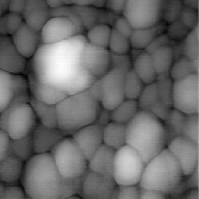
%> input picture demo/07-image-segmentation/afmsurf.tif, 199 x 199 px
$ octave imWaterShedDemo.m   (GNU Octave 9; MATLAB toolbox functions it lacks are replaced by stand-ins)
%> lines starting %> are read from the running program, lines starting %| are printed output that depends on the picture; in (x1, y1, x2, y2) boxes, pixels count from 0 and x2, y2 are one past the last pixel; in counts of white or black regions, pixels touching at a corner belong together; the program's own positions count from 1
%Segemtation using WaterShed
%MatLab demo
%HKa Feb. 2015

clear, close all;

%Load and show
I = imread('afmsurf.tif');
%> I is the input picture: size 199x199 uint8; min 3, max 254, mean 103.3
%I=imread('rice.tif');
figure, imshow(I), title('surface image');

%Maximize Contrast
se = strel('disk', 15);
Itop = imtophat(I, se);
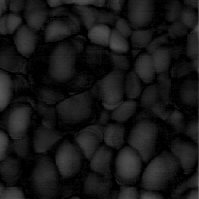
%> Itop: size 199x199 uint8; min 0, max 91, mean 22.8
Ibot = imbothat(I, se);
figure, imshow(Itop), title('top-hat image');
figure, imshow(Ibot), title('bottom-hat image');

%Subtract Images
Ienhance = imsubtract(imadd(Itop, I), Ibot);
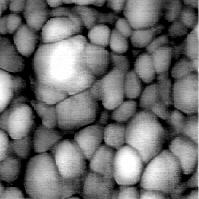
%> Ienhance: size 199x199 uint8; min 0, max 255, mean 110.8
figure, imshow(Ienhance), title('original + top-hat - bottom-hat');

%Convert Objects of Interest
Iec = imcomplement(Ienhance);
figure, imshow(Iec), title('complement of enhanced image');

%Detect Intensity Valleys
Iemin = imextendedmin(Iec, 22);%Get regions where pixel values are 22 less that neighbour pixel values
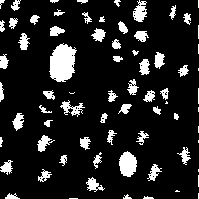
%> Iemin: size 199x199 logical; 13% white; 72 white regions (17 under 20 px), largest, box (x1, y1, x2, y2) and area: (49, 43, 77, 82) 784, (119, 151, 137, 177) 348, (133, 0, 147, 22) 195
Iimpose = imimposemin(Iec, Iemin);%Set these regiosn to 0
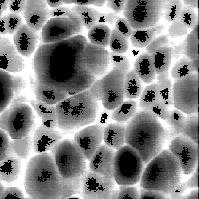
%> Iimpose: size 199x199 uint8; min 0, max 255, mean 135.1
figure, imshow(Iemin), title('extended minima image');
figure, imshow(Iimpose), title('imposed minima image');

%Watershed Segmentation
wat = watershed(Iimpose);
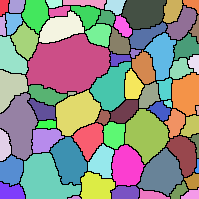
%> wat: size 199x199 uint8; 73 distinct labels, from 0 to 72; one colour per label, 0 black
rgb = label2rgb(wat);
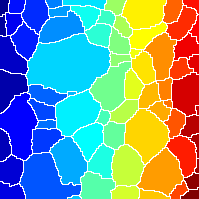
%> rgb: size 199x199x3 uint8; mean R, G, B 116.8, 155, 152.8
figure, imshow(rgb);
title('watershed segmented image');

%Extract Features from Label Matrix
stats = regionprops(wat, 'Area', 'Orientation');
%> stats = 72 regions; largest, Area and Orientation: 3481 8.84, 1748 -35.83, 1531 -87.07, 1531 -71.45, 1344 35.92
area = [stats(:).Area];
%> area = 72 values, max 3481 at index 24, min 22 at index 67, mean 502.4
orient = [stats(:).Orientation];
%> orient = 72 values, max 88.97 at index 12, min -89.83 at index 53, mean 4.83
figure, plot(area, orient, 'b*');
title('Particle orientation versus particle area');
xlabel('Particle area (pixels)');
ylabel('Particle orientation (degrees)');
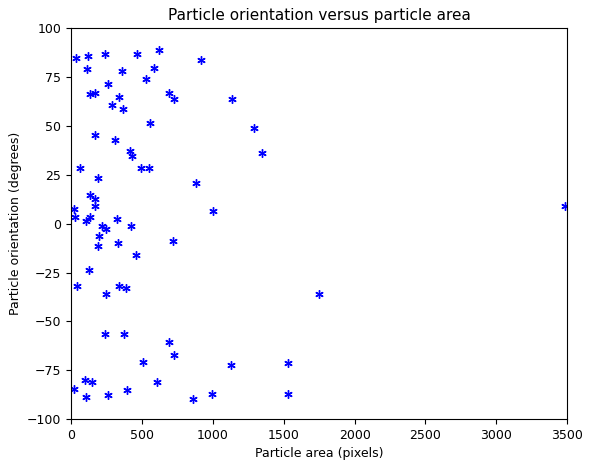
%> figure redrawn from the program's plot data

$ run again, with demo/05-morphological-image-processing/rice.tif copied over demo/07-image-segmentation/afmsurf.tif
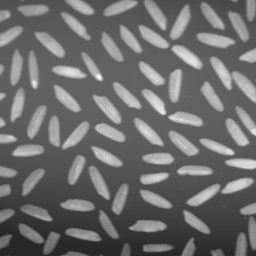
%> input picture demo/05-morphological-image-processing/rice.tif, 256 x 256 px
%> I is the input picture: size 256x256 uint8; min 40, max 255, mean 108.7
%> `Iemin = imextendedmin(Iec, 22);`:
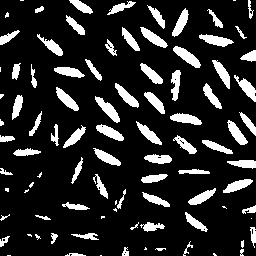
%> Iemin: size 256x256 logical; 15.6% white; 93 white regions (21 under 20 px), largest, box (x1, y1, x2, y2) and area: (173, 46, 201, 68) 265, (95, 96, 120, 123) 257, (199, 34, 234, 47) 246
%> wat: size 256x256 uint8; 94 distinct labels, from 0 to 93
%> stats = 93 regions; largest, Area and Orientation: 1440 -45.84, 1265 -37.09, 1258 -31.5, 1220 -77.82, 1208 66.83
%> area = 93 values, max 1440 at index 24, min 23 at index 93, mean 643.3
%> orient = 93 values, max 87.27 at index 12, min -89.06 at index 2, mean -11.25
%> `ylabel('Particle orientation (degrees)');`:
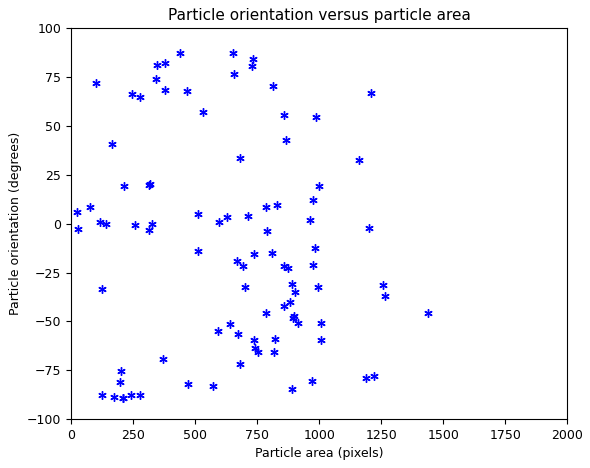
%> figure redrawn from the program's plot data
